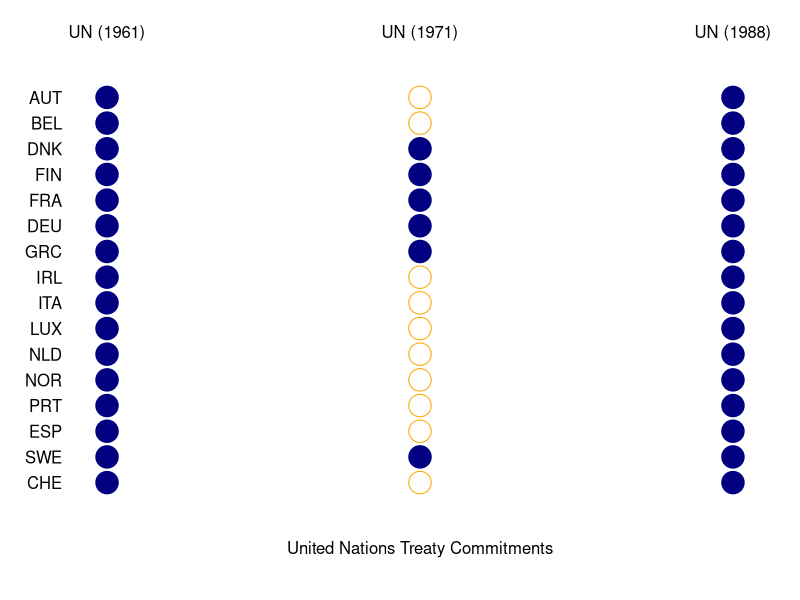

Generate this figure with R:
# Set the working directory
setwd("~/Desktop/working-sessions")

# Load packages
library(reshape2)

# Dot matrix plot
df <- data.frame(ctry = c("AUT", "BEL", "DNK", "FIN", "FRA", "DEU", "GRC", "IRL", "ITA", "LUX", "NLD", "NOR", "PRT", "ESP", "SWE", 
                          "CHE"),
                 UN_1961 = c(TRUE, TRUE, TRUE, TRUE, TRUE, TRUE, TRUE, TRUE, TRUE, TRUE, TRUE, TRUE, TRUE, TRUE, TRUE, TRUE),
                 UN_1971 = c(FALSE, FALSE, TRUE, TRUE, TRUE, TRUE, TRUE, FALSE, FALSE, FALSE, FALSE, FALSE, FALSE, FALSE, TRUE, FALSE),
                 UN_1988 = c(TRUE, TRUE, TRUE, TRUE, TRUE, TRUE, TRUE, TRUE, TRUE, TRUE, TRUE, TRUE, TRUE, TRUE, TRUE, TRUE))

# Reduce the size of plotting symbols for better spacing
symbol_size <- 3

df_matrix <- as.matrix(df[, -1])  # only the data
newdata <- reshape2::melt(df_matrix)
newdata  # reshaped

ctry_labs <- df$ctry
treaty_labs <- c("UN (1961)", "UN (1971)", "UN (1988)")

# Adjust margins and spacing
par(mar=c(2, 2, 2, 2) + 0.1, xpd=TRUE)

# Specify the path to save the plot in the working directory as a PNG
pdf("dot_matrix.pdf", width=8,height=8) # Adjust figure dimensions

with(newdata,
     plot(as.numeric(Var2), rev(Var1),
          pch=c(1, 19)[value+1],
          col=c("orange","navy")[value+1], # color dots based on value
          cex=symbol_size,
          axes=FALSE,
          xlab="",
          ylab="")
)
mtext(rev(ctry_labs), side=2,line=1 , at=1:length(ctry_labs), las=1)
mtext(treaty_labs , side=3,line=2 , at=1:length(treaty_labs))

# Add a title to your plot at the bottom
mtext("United Nations Treaty Commitments", side=1,line=2)

# Save the plot in the working directory
dev.off()

# End
